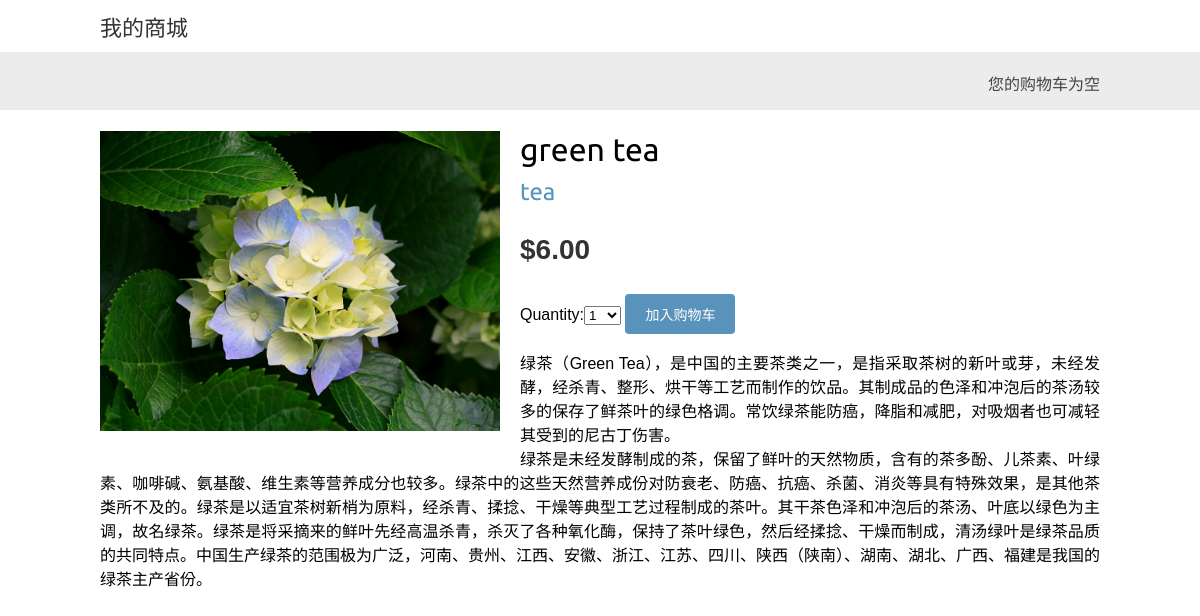
Page /1/green-tea/ on the committed database.
### shop/models.py (models this page shows, shortened)
class Product(models.Model):
    category = models.ForeignKey(Category, related_name='products', on_delete=models.CASCADE)
    name = models.CharField(max_length=200, db_index=True)
    slug = models.SlugField(max_length=200, db_index=True)
    image = models.ImageField(upload_to='products/%Y/%m/%d', blank=True)
    description = models.TextField(blank=True)
    price = models.DecimalField(max_digits=10, decimal_places=2)
    available = models.BooleanField(default=True, verbose_name="是否有存货")
    created = models.DateTimeField(auto_now_add=True)
    updated = models.DateTimeField(auto_now=True)
    class Meta:
        ordering = ('name', )
        index_together = (('id', 'slug'),)

class Category(models.Model):
    name = models.CharField(max_length=200, db_index=True)
    slug = models.SlugField(max_length=200, unique=True)   # 该语句仅仅只对英文有效，中文的不支持自动链接
    class Meta:
        ordering = ('name', )
        verbose_name = 'category'
        verbose_name_plural = 'categories'
    def __str__(self):
        return self.name
    def get_absolute_url(self):
        return reverse('shop:product_list_by_category', args=[self.slug])

### shop/views.py (the view)
# urls.py: path('<int:id>/<slug:slug>/', views.product_detail, name='product_detail')
def product_detail(request, id, slug):
    product = get_object_or_404(Product, id=id, slug=slug, available=True)
    cart_product_form = CartAddProductForm()
    return render(request, 'shop/product/detail.html',
                  {'product': product, 'cart_product_form': cart_product_form})

### cart/forms.py
class CartAddProductForm(forms.Form):
    quantity = forms.TypedChoiceField(choices=PRODUCT_QUANTITY_CHOICES, coerce=int)
    update = forms.BooleanField(required=False, initial=False, widget=forms.HiddenInput)

### cart/cart.py (called while the page is built)
    def __len__(self):
        return sum(item['quantity'] for item in self.cart.values())

### cart/context_processors.py (called while the page is built)
def cart(request):
    return {'cart': Cart(request)}

### shop/templates/shop/product/detail.html (shortened to what this page needs)
{% extends "shop/base.html" %}
{% load static %}
{% block content %}
  <div class="product-detail">
    <img src="{% if product.image %}{{ product.image.url }}{% else %}{% static 'img/no_image.png' %}{% endif %}">
    <h1>{{ product.name }}</h1>
    <h2><a href="{{ product.category.get_absolute_url }}">{{ product.category }}</a></h2>
    <p class="price">${{ product.price }}</p>
    <form action="{% url 'cart:cart_add' product.id %}" method="post">
      {{ cart_product_form }}
      <input type="submit" value="加入购物车">
    </form>
    {{ product.description|linebreaks }}
  </div>
{% endblock %}

### shop/static/css/base.css (style rules this page uses)
body { margin:0; padding:0; font-family:helvetica, sans-serif; }
h1, h2, h3, h4, h5 , h6 { font-family: 'Ubuntu', sans-serif; font-weight:normal; }
a { text-decoration:none; color:#5993bb; }
a.button, input[type="submit"] { color:#fff; background:#5993bb; border-radius:4px; padding:10px 20px; font-size:14px; border:0; }
.product-detail { text-align:justify; }
.product-detail .price { color:#333; font-size:28px; font-weight:bold; }
.product-detail img { width:40%; float:left; padding:0 20px 20px 0; }
.product-detail h1 { margin-bottom:0; }
.product-detail h2 { margin-top:10px; }

### rows in the picture
Product: image (picture), name "green tea", category "tea", price "6.00", description "绿茶（Green Tea），是中国的主要茶类之一，是指采取茶树的新叶或芽，未经发酵，经杀青、整形、烘干等工艺而制作的饮品。其制成品的色泽和冲泡后的茶汤较多的保存了鲜茶叶的绿色格调。常饮绿茶能防癌，降脂和减肥，对吸烟者也可减轻其受到的尼古丁伤害。 绿茶是未经发酵制成的茶，保留了鲜叶的天然物质，含有的茶多酚、儿茶素、叶绿素、咖啡碱、氨基酸、维生素等营养成分也较多。绿茶中的这些天然营养成份对防衰老、防癌、抗癌、杀菌、消炎等具有特殊效果，是其他茶类所不及的。绿茶是以适宜茶树新梢为原料，经杀青、揉捻、干燥等典型工艺过程制成的茶叶。其干茶色泽和冲泡后的茶汤、叶底以绿色为主调，故名绿茶。绿茶是将采摘来的鲜叶先经高温杀青，杀灭了各种氧化酶，保持了茶叶绿色，然后经揉捻、干燥而制成，清汤绿叶是绿茶品质的共同特点。中国生产绿茶的范围极为广泛，河南、贵州、江西、安徽、浙江、江苏、四川、陕西（陕南）、湖南、湖北、广西、福建是我国的绿茶主产省份。"
